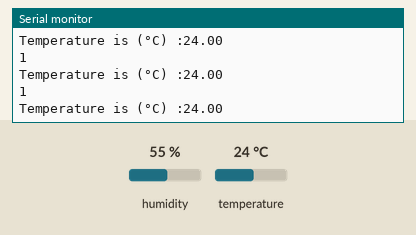
A sketch run on a simulated ESP32. Shown: the last lines printed to the serial monitor. The inputs (shaded band) are chosen by the test bench; at power-on: temperature 24 °C, humidity 55 %. No radio packets arrive unless stated.

Above: at 2.9 s.
3.0 s: temperature set to 12 °C
At 4.39 s:
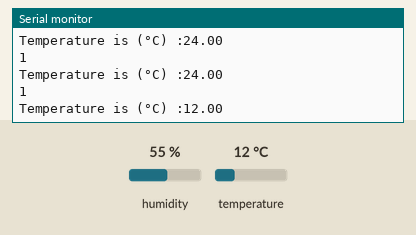
5.8 s: temperature set to 19 °C
At 6.32 s:
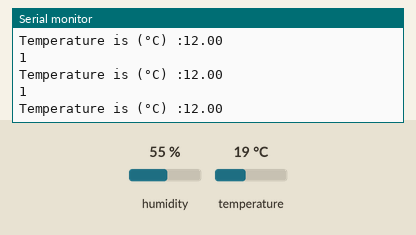
Timing chart, 0 to 8.8 s (numbered marks = the images above; inputs shaded):
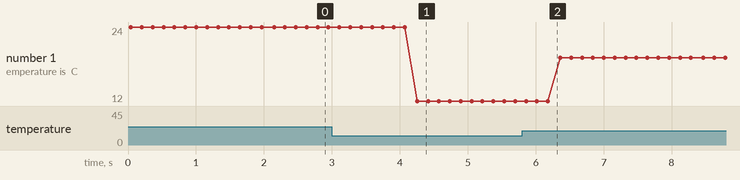

Measured:
- after the input at 3.0 s, the serial monitor: prints a new line after 1.3 s (image 1)
- plotted number 1: 24 → 12 after the input at 3.0 s, 12 → 19 after the input at 5.8 s

The sketch:

Sender1.ino
```cpp
#include <DHT.h>
#include <LoRa.h>

// Pin definitions
#define DHTPIN 32          // Pin connected to the DHT11 sensor
#define DHTTYPE DHT11      // DHT 11
#define LORA_SCK 18
#define LORA_MISO 19
#define LORA_MOSI 23
#define LORA_SS 5
#define LORA_RST 14
#define LORA_DI00 26
#define LORA_DI01 35
#define LORA_DI02 34
#define BAND 915E6
#define DEVICE_ID_1 "1"

// Initialize DHT sensor
DHT dht (DHTPIN, DHTTYPE);

void setup() {
  // Initialize serial communication
  Serial.begin(115200);
  while (!Serial);
  Serial.println("LoRa Sender");

  // Initialize LoRa with the defined pins
  LoRa.setPins(LORA_SS, LORA_RST, LORA_DI00);

  // Try to begin LoRa communication and handle errors
  while (!LoRa.begin(BAND)) {
    Serial.println(".");
    delay(500);
  }
  LoRa.setSyncWord(0xF3);
  Serial.println("LoRa Initialized");

  // Initialize the DHT sensor
  dht.begin();
}

void loop() {
  static int counter = 0;

  // Read temperature from DHT sensor
  float temperature = dht.readTemperature();

  // Check if the reading is valid
  if (isnan(temperature)) {
    Serial.println("Failed to read from DHT sensor!");
    return;
  }

  // Print the device ID and temperature to the serial monitor
  Serial.println(DEVICE_ID_1);
  Serial.print("Temperature is (°C) :");
  Serial.println(temperature);

  // Send the data over LoRa
  LoRa.beginPacket();
  LoRa.print(DEVICE_ID_1);
  LoRa.print(": Temperature = ");
  LoRa.print(temperature);
  LoRa.print(", Counter = ");
  LoRa.print(counter);
  LoRa.endPacket();

  // Increment the counter for each loop iteration
  counter++;

  // Wait for 3 seconds before the next loop
  delay(100);
}
```
